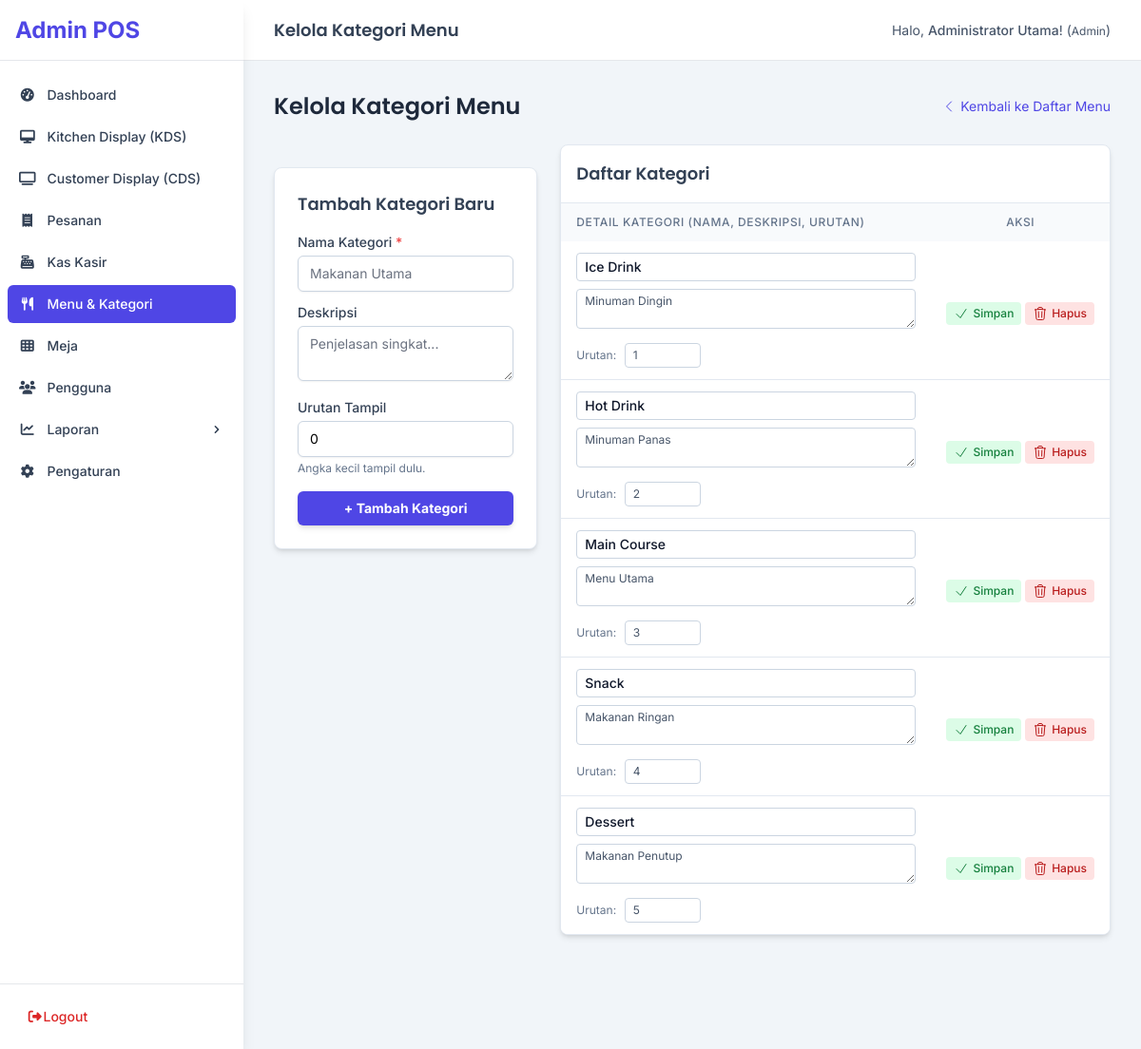
The app's page /admin/categories (signed in) with its own data.
### tables this page shows
CREATE TABLE IF NOT EXISTS `categories` (
  `id` int(10) unsigned NOT NULL AUTO_INCREMENT,
  `name` varchar(100) NOT NULL COMMENT 'Nama kategori (e.g., Makanan, Minuman, Snack)',
  `description` text DEFAULT NULL COMMENT 'Deskripsi kategori',
  `sort_order` int(11) NOT NULL DEFAULT '0' COMMENT 'Urutan tampil kategori',
  `created_at` timestamp DEFAULT CURRENT_TIMESTAMP,
  `updated_at` timestamp DEFAULT CURRENT_TIMESTAMP ON UPDATE CURRENT_TIMESTAMP,
  PRIMARY KEY (`id`)  ,
  UNIQUE KEY `name` (`name`),
  KEY `idx_categories_name` (`name`)
);

### app/Controllers/Admin/MenuController.php (called while the page is built, shortened)
<?php
class MenuController extends Controller {
    private $categoryModel;
    public function __construct() {
        $this->categoryModel = $this->model('Category');
    }
    public function categories() { AuthHelper::requireAdmin(); $categories = $this->categoryModel->getAllSorted(); $this->view('admin.menu.categories', ['pageTitle' => 'Kelola Kategori Menu','categories' => $categories], 'admin_layout'); }
}

### app/Core/Router.php (called while the page is built, shortened)
<?php
class Router {
    protected $routes = [];
    public function addRoute(string $method, string $route, string $controllerAction): void {
        $route = trim($route, '/');
        $route = preg_replace('/\{([a-z_]+)\}/', '(?P<\1>[a-zA-Z0-9_-]+)', $route);
        $routePattern = ($route === '') ? '#^$#' : '#^' . $route . '$#';
        $this->routes[strtoupper($method)][$routePattern] = $controllerAction;
    }
    protected function match(): array|false {
        $fullPath = trim(parse_url($_SERVER['REQUEST_URI'] ?? '', PHP_URL_PATH) ?? '', '/');
        $basePath = defined('BASE_URL') ? trim(parse_url(BASE_URL, PHP_URL_PATH) ?? '', '/') : '';
        $relativePath = '';
        if (!empty($basePath)) {
            if (str_starts_with($fullPath, $basePath . '/')) {
                $relativePath = substr($fullPath, strlen($basePath) + 1);
            } elseif ($fullPath === $basePath) {
                $relativePath = '';
            } else {
                 $relativePath = $fullPath;
            }
        } else {
            $relativePath = $fullPath;
        }
        $requestUrlForPreg = $relativePath;
        $requestMethod = strtoupper($_SERVER['REQUEST_METHOD'] ?? 'GET');
        if (isset($this->routes[$requestMethod])) {
            foreach ($this->routes[$requestMethod] as $routePattern => $controllerAction) {
                if (preg_match($routePattern, $requestUrlForPreg, $matches)) {
                    $params = [];
                    list($controller, $action) = explode('@', $controllerAction, 2);
                    return [
                        'controller' => $controller,
                        'action' => $action,
                        'params' => $params
                    ];
                }
            }
        }
        return false;
    }
    public function dispatch(): void {
        $match = $this->match();
        $controllerClassName = 'App\\Controllers\\' . $match['controller'];
        $actionName = $match['action'];
        $params = $match['params'];
        $controllerInstance = new $controllerClassName();
        try {
            call_user_func_array([$controllerInstance, $actionName], $params);
        } catch (\Throwable $e) {
             error_log("Error executing action {$controllerClassName}@{$actionName}: " . $e->getMessage() . "\nTrace: " . $e->getTraceAsString());
             throw $e;
        }
    }
}
?>

### public/index.php (called while the page is built, shortened)
<?php
$router = new App\Core\Router();
try {
    $router->dispatch();
} catch (\Throwable $e) {
    error_log("Unhandled Exception/Error: " . $e->getMessage() . "\n" . $e->getTraceAsString());
    http_response_code(500);
    echo "<!DOCTYPE html><html><head><title>Error</title></head><body>";
    echo "<h1>Terjadi Kesalahan</h1>";
    echo "<p>Maaf, terjadi kesalahan pada server. Silakan coba lagi nanti.</p>";
    if (defined('ENVIRONMENT') && ENVIRONMENT === 'development') {
        echo "<pre>Error: " . htmlspecialchars($e->getMessage(), ENT_QUOTES) . "</pre>";
        echo "<pre>" . htmlspecialchars($e->getTraceAsString(), ENT_QUOTES) . "</pre>";
    }
    echo "</body></html>";
    exit;
}
?>

### app/Helpers/UrlHelper.php (called while the page is built, shortened)
<?php
class UrlHelper {
    public static function baseUrl(string $path = ''): string {
        $baseUrl = rtrim(BASE_URL, '/');
        $path = ltrim($path, '/');
        return $baseUrl . '/' . $path;
    }
}
?>

### app/Core/Database.php (called while the page is built, shortened)
<?php
class Database
{
    private $conn = null;
    private static $instance = null;
    private $host = DB_HOST;
    private $user = DB_USER;
    private $pass = DB_PASS;
    private $name = DB_NAME;
    private $port = DB_PORT;
    private function __construct()
    {
        $dsn = 'mysql:host=' . $this->host . ';port=' . $this->port . ';dbname=' . $this->name . ';charset=utf8mb4';
        $options = [
            PDO::ATTR_ERRMODE => PDO::ERRMODE_EXCEPTION,
            PDO::ATTR_DEFAULT_FETCH_MODE => PDO::FETCH_ASSOC,
            PDO::ATTR_EMULATE_PREPARES => false,
        ];
        try {
            $this->conn = new PDO($dsn, $this->user, $this->pass, $options);
        } catch (PDOException $e) {
            error_log("Database Connection Error: " . $e->getMessage());
            die("Gagal terhubung ke database. Silakan cek konfigurasi atau hubungi administrator.");
        }
    }
    public static function getInstance(): Database
    {
        if (self::$instance == null) {
            self::$instance = new Database();
        }
        return self::$instance;
    }
    public function getConnection(): PDO
    {
        return $this->conn;
    }
}
?>

### app/Core/Model.php (called while the page is built, shortened)
<?php
abstract class Model {
    public function __construct() {
        $this->db = Database::getInstance()->getConnection();
    }
}
?>

### app/Models/Category.php (called while the page is built, shortened)
<?php
class Category extends Model {
    protected $table = 'categories';
    public function getAllSorted(): array {
        try {
            $stmt = $this->db->query("SELECT * FROM {$this->table} ORDER BY sort_order ASC, name ASC");
            return $stmt->fetchAll(PDO::FETCH_ASSOC);
        } catch (PDOException $e) {
            error_log("Error fetching sorted categories: " . $e->getMessage());
            return [];
        }
    }
}
?>

### app/Helpers/SanitizeHelper.php (called while the page is built, shortened)
<?php
class SanitizeHelper {
    public static function html(mixed $data): string {
        return htmlspecialchars((string)$data, ENT_QUOTES, 'UTF-8');
    }
}
?>

### app/views/admin/menu/categories.php (the view, shortened to what this page needs)
<?php
$categories = $categories ?? [];
?>
<div class="flex justify-between items-center mb-6">
    <h2 class="text-2xl font-semibold text-slate-800">Kelola Kategori Menu</h2>
    <a href="<?= UrlHelper::baseUrl('/admin/menu') ?>" class="text-sm text-indigo-600 hover:text-indigo-800 inline-flex items-center">
        <svg class="w-4 h-4 mr-1" xmlns="http://www.w3.org/2000/svg" fill="none" viewBox="0 0 24 24" stroke-width="1.5" stroke="currentColor"><path stroke-linecap="round" stroke-linejoin="round" d="M15.75 19.5L8.25 12l7.5-7.5" /></svg>
        Kembali ke Daftar Menu
    </a>
</div>
<div class="grid grid-cols-1 lg:grid-cols-3 gap-6">
    <div class="lg:col-span-1">
        <div class="bg-white p-6 rounded-lg shadow-md border border-slate-200 sticky top-20">
             <h3 class="text-lg font-semibold text-slate-700 mb-4">Tambah Kategori Baru</h3>
            <form action="<?= UrlHelper::baseUrl('/admin/categories/store') ?>" method="POST" novalidate>
                 <div class="mb-3">
                    <label for="new_name" class="block text-sm font-medium text-slate-700 mb-1">Nama Kategori <span class="text-red-500">*</span></label>
                    <input type="text" id="new_name" name="name" required maxlength="100"
                           class="w-full px-3 py-2 border border-slate-300 rounded-md focus:ring-indigo-500 focus:border-indigo-500 shadow-sm text-sm"
                           placeholder="Makanan Utama">
                 </div>
                 <div class="mb-3">
                    <label for="new_description" class="block text-sm font-medium text-slate-700 mb-1">Deskripsi</label>
                    <textarea id="new_description" name="description" rows="2" maxlength="255"
                              class="w-full px-3 py-2 border border-slate-300 rounded-md focus:ring-indigo-500 focus:border-indigo-500 shadow-sm text-sm"
                              placeholder="Penjelasan singkat..."></textarea>
                 </div>
                 <div class="mb-4">
                    <label for="new_sort_order" class="block text-sm font-medium text-slate-700 mb-1">Urutan Tampil</label>
                    <input type="number" id="new_sort_order" name="sort_order" value="0" min="0"
                           class="w-full px-3 py-2 border border-slate-300 rounded-md focus:ring-indigo-500 focus:border-indigo-500 shadow-sm text-sm">
                     <p class="text-xs text-slate-500 mt-1">Angka kecil tampil dulu.</p>
                 </div>
                 <button type="submit" class="w-full bg-indigo-600 hover:bg-indigo-700 text-white text-sm font-bold py-2 px-4 rounded-md transition shadow-md">
                    + Tambah Kategori
                </button>
            </form>
        </div>
    </div>
    <div class="lg:col-span-2">
        <div class="bg-white shadow-md rounded-lg overflow-hidden border border-slate-200">
             <h3 class="text-lg font-semibold text-slate-700 p-4 border-b border-slate-200">Daftar Kategori</h3>
            <div class="overflow-x-auto">
                <?php if (empty($categories)): ?>
                     <p class="px-6 py-10 text-center text-slate-500 text-sm">Belum ada kategori menu.</p>
                <?php else: ?>
                    <table class="min-w-full">
                        <thead class="bg-slate-50">
                            <tr>
                                <th scope="col" class="px-4 py-3 text-left text-xs font-medium text-slate-500 uppercase tracking-wider">Detail Kategori (Nama, Deskripsi, Urutan)</th>
                                <th scope="col" class="px-4 py-3 text-center text-xs font-medium text-slate-500 uppercase tracking-wider w-24">Aksi</th>
                            </tr>
                        </thead>
                        <tbody class="bg-white divide-y divide-slate-200">
                                <?php foreach ($categories as $category): ?>
                                    <tr>
                                        <td class="px-4 py-3 align-top">
                                            <form action="<?= UrlHelper::baseUrl('/admin/categories/update/' . $category['id']) ?>" method="POST" class="category-edit-form space-y-2" id="edit-form-<?= $category['id'] ?>">
                                                <div>
                                                      <input type="text" id="name_<?= $category['id'] ?>" name="name" value="<?= SanitizeHelper::html($category['name']) ?>" required maxlength="100" placeholder="Nama Kategori" class="category-input w-full text-sm font-medium text-slate-900 border border-slate-300 rounded px-2 py-1 focus:border-indigo-500 focus:ring focus:ring-indigo-200 focus:ring-opacity-50 bg-white">
                                                 </div>
                                                 <div>
                                                      <textarea id="desc_<?= $category['id'] ?>" name="description" rows="2" maxlength="255" class="category-input w-full text-xs text-slate-600 border border-slate-300 rounded px-2 py-1 focus:border-indigo-500 focus:ring focus:ring-indigo-200 focus:ring-opacity-50 bg-white" placeholder="Deskripsi..."><?= SanitizeHelper::html($category['description'] ?? '') ?></textarea>
                                                 </div>
                                                 <div>
                                                    <label for="sort_<?= $category['id'] ?>" class="text-xs text-slate-500 mr-1">Urutan:</label>
                                                    <input type="number" id="sort_<?= $category['id'] ?>" name="sort_order" value="<?= SanitizeHelper::html($category['sort_order']) ?>" min="0" class="category-input w-20 text-xs text-slate-600 border border-slate-300 rounded px-2 py-1 focus:border-indigo-500 focus:ring focus:ring-indigo-200 focus:ring-opacity-50 bg-white">
                                                 </div>
                                            </form>
                                        </td>
                                        <td class="px-4 py-3 whitespace-nowrap text-center align-middle text-sm font-medium space-y-2">
                                             <button type="submit" form="edit-form-<?= $category['id'] ?>" class="inline-flex items-center justify-center bg-green-100 hover:bg-green-200 text-green-700 px-2 py-1 text-xs rounded" title="Simpan Perubahan">
                                                  <svg class="w-4 h-4" xmlns="http://www.w3.org/2000/svg" fill="none" viewBox="0 0 24 24" stroke-width="1.5" stroke="currentColor"><path stroke-linecap="round" stroke-linejoin="round" d="M4.5 12.75l6 6 9-13.5" /></svg>
                                                  <span class="ml-1 hidden sm:inline">Simpan</span>
                                             </button>
                                             <form action="<?= UrlHelper::baseUrl('/admin/categories/destroy/' . $category['id']) ?>" method="POST" class="inline-block delete-confirm-form" data-confirm-message="Yakin ingin menghapus kategori '<?= SanitizeHelper::html($category['name']) ?>'?">
                                                 <button type="submit" class="inline-flex items-center justify-center bg-red-100 hover:bg-red-200 text-red-700 px-2 py-1 text-xs rounded" title="Hapus">
                                                      <span class="ml-1 hidden sm:inline">Hapus</span>
                                                 </button>
                                             </form>
                                        </td>
                                    </tr>
                                <?php endforeach; ?>
                        </tbody>
                    </table>
                 <?php endif; ?>
            </div>
        </div>
    </div>
</div>

### app/views/layouts/admin_layout.php (style rules this page uses)
body { font-family: 'Inter', sans-serif; }
h1, h2, h3, h4, h5, h6 { font-family: 'Poppins', sans-serif; }

### records on screen
categories: name "Ice Drink", description "Minuman Dingin", sort_order "1"
categories: name "Hot Drink", description "Minuman Panas", sort_order "2"
categories: name "Main Course", description "Menu Utama", sort_order "3"
categories: name "Snack", description "Makanan Ringan", sort_order "4"
categories: name "Dessert", description "Makanan Penutup", sort_order "5"

### other values on screen
SanitizeHelper::html($pageTitle) "Kelola Kategori Menu"
SanitizeHelper::html(AuthHelper::getUserName() ?? 'User') "Administrator Utama"
SanitizeHelper::html(ucfirst(AuthHelper::getUserRole() ?? '')) "Admin"
